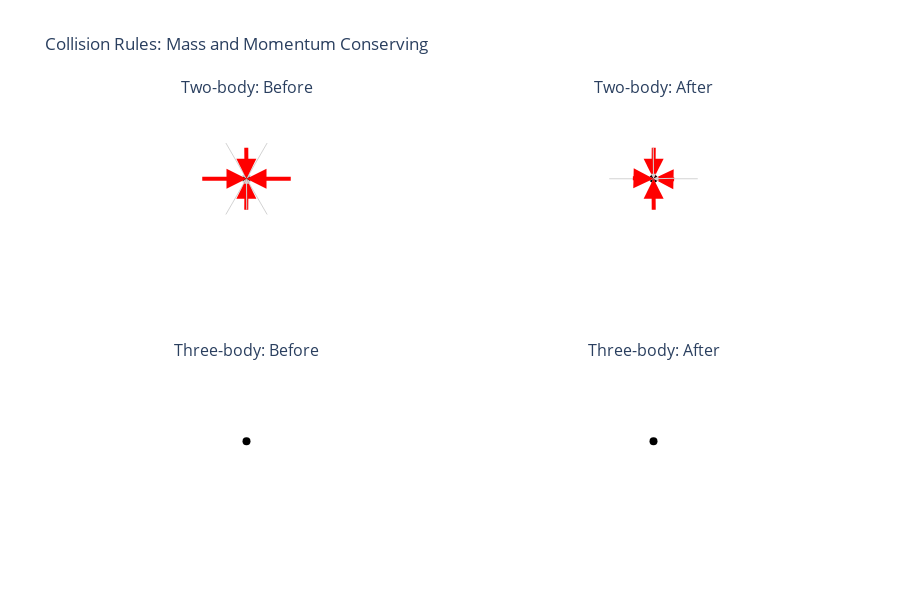

The notebook cell saved with this chart:
### Code cell
# ===================================================================
# PART 2: COLLISION RULES
# ===================================================================

class CollisionRules:
    """
    Implements FHP (Frisch-Hasslacher-Pomeau) collision rules.
    Conserves mass and momentum.
    """
    
    def __init__(self, lattice):
        self.lattice = lattice
        self.num_velocities = lattice.num_velocities
        
    def two_body_collision(self, n):
        """
        Two-body head-on collision.
        Before: particles at i and i+3 (opposite directions)
        After: particles at i+1 and i+4 (or i+2 and i+5)
        
        Parameters:
        -----------
        n : array of shape (6,)
            Occupation numbers at a single site
            
        Returns:
        --------
        n_new : array of shape (6,)
            Occupation numbers after collision
        """
        n_new = n.copy()
        
        # Check all three possible head-on pairs
        for i in range(3):
            j = (i + 3) % 6  # Opposite direction
            
            # If exactly these two channels are occupied
            if n[i] == 1 and n[j] == 1 and np.sum(n) == 2:
                # Scatter at 60° with 50% probability
                if np.random.rand() < 0.5:
                    # Scatter to i+1 and i+4
                    i1 = (i + 1) % 6
                    i2 = (i + 4) % 6
                    if n[i1] == 0 and n[i2] == 0:
                        n_new[i] = 0
                        n_new[j] = 0
                        n_new[i1] = 1
                        n_new[i2] = 1
                        return n_new
                else:
                    # Scatter to i+2 and i+5
                    i1 = (i + 2) % 6
                    i2 = (i + 5) % 6
                    if n[i1] == 0 and n[i2] == 0:
                        n_new[i] = 0
                        n_new[j] = 0
                        n_new[i1] = 1
                        n_new[i2] = 1
                        return n_new
        
        return n_new
    
    def three_body_collision(self, n):
        """
        Three-body collision (alternating pattern).
        Before: particles at i, i+2, i+4 (every other direction)
        After: particles at i+1, i+3, i+5
        
        Parameters:
        -----------
        n : array of shape (6,)
            Occupation numbers at a single site
            
        Returns:
        --------
        n_new : array of shape (6,)
            Occupation numbers after collision
        """
        n_new = n.copy()
        
        # Check if we have alternating pattern (0,2,4) or (1,3,5)
        pattern1 = (n[0]==1 and n[2]==1 and n[4]==1 and 
                   n[1]==0 and n[3]==0 and n[5]==0)
        pattern2 = (n[1]==1 and n[3]==1 and n[5]==1 and 
                   n[0]==0 and n[2]==0 and n[4]==0)
        
        if pattern1:
            # Swap to pattern 2
            n_new = np.array([0, 1, 0, 1, 0, 1])
        elif pattern2:
            # Swap to pattern 1
            n_new = np.array([1, 0, 1, 0, 1, 0])
            
        return n_new
    
    def apply_collision(self, n):
        """
        Apply collision rules to a single site.
        
        Parameters:
        -----------
        n : array of shape (6,)
            Occupation numbers
            
        Returns:
        --------
        n_new : array of shape (6,)
            Occupation numbers after collision
        """
        # Try three-body first (less common)
        n_new = self.three_body_collision(n)
        if not np.array_equal(n_new, n):
            return n_new
        
        # Try two-body
        n_new = self.two_body_collision(n)
        return n_new
    
    def visualize_collisions(self):
        """Visualize example collision rules"""
        fig = make_subplots(
            rows=2, cols=2,
            subplot_titles=[
                'Two-body: Before',
                'Two-body: After',
                'Three-body: Before',
                'Three-body: After'
            ],
            specs=[[{'type': 'scatter'}, {'type': 'scatter'}],
                   [{'type': 'scatter'}, {'type': 'scatter'}]]
        )
        
        def draw_site(fig, n, row, col, title=''):
            """Draw a single site with occupied channels"""
            cx = self.lattice.cx
            cy = self.lattice.cy
            
            # Draw all directions (gray for empty)
            for i in range(6):
                color = 'red' if n[i] == 1 else 'lightgray'
                width = 4 if n[i] == 1 else 1
                
                fig.add_annotation(
                    x=0, y=0,
                    ax=cx[i]*0.6, ay=cy[i]*0.6,
                    xref=f'x{col}', yref=f'y{row}',
                    axref=f'x{col}', ayref=f'y{row}',
                    showarrow=True,
                    arrowhead=2,
                    arrowwidth=width,
                    arrowcolor=color,
                    row=row, col=col
                )
            
            # Center point
            fig.add_trace(go.Scatter(
                x=[0], y=[0],
                mode='markers',
                marker=dict(size=8, color='black'),
                showlegend=False
            ), row=row, col=col)
        
        # Two-body collision example
        n_before_2 = np.array([1, 0, 0, 1, 0, 0])  # Head-on at 0 and 3
        n_after_2 = np.array([0, 1, 0, 0, 1, 0])   # Scattered to 1 and 4
        
        draw_site(fig, n_before_2, 1, 1)
        draw_site(fig, n_after_2, 1, 2)
        
        # Three-body collision example
        n_before_3 = np.array([1, 0, 1, 0, 1, 0])  # Alternating pattern
        n_after_3 = np.array([0, 1, 0, 1, 0, 1])   # Swapped pattern
        
        draw_site(fig, n_before_3, 2, 1)
        draw_site(fig, n_after_3, 2, 2)
        
        # Update layout
        for i in range(1, 3):
            for j in range(1, 3):
                fig.update_xaxes(range=[-1, 1], showgrid=False, zeroline=False, 
                               showticklabels=False, row=i, col=j)
                fig.update_yaxes(range=[-1, 1], showgrid=False, zeroline=False,
                               showticklabels=False, scaleanchor=f'x{j}', 
                               scaleratio=1, row=i, col=j)
        
        fig.update_layout(
            title_text='Collision Rules: Mass and Momentum Conserving',
            template='plotly_white',
            height=600,
            showlegend=False
        )
        
        fig.show()

# Visualize collision rules
collision_rules = CollisionRules(lattice)
collision_rules.visualize_collisions()

### Figure 1 — Plotly figure (JSON) as saved in the notebook; plotly's stock layout.template omitted (floating-point values rounded to 4 significant figures)
{"data": [{"marker": {"color": "black", "size": 8}, "mode": "markers", "showlegend": false, "type": "scatter", "x": [0], "xaxis": "x", "y": [0], "yaxis": "y"}, {"marker": {"color": "black", "size": 8}, "mode": "markers", "showlegend": false, "type": "scatter", "x": [0], "xaxis": "x2", "y": [0], "yaxis": "y2"}, {"marker": {"color": "black", "size": 8}, "mode": "markers", "showlegend": false, "type": "scatter", "x": [0], "xaxis": "x3", "y": [0], "yaxis": "y3"}, {"marker": {"color": "black", "size": 8}, "mode": "markers", "showlegend": false, "type": "scatter", "x": [0], "xaxis": "x4", "y": [0], "yaxis": "y4"}], "layout": {"annotations": [{"font": {"size": 16}, "showarrow": false, "text": "Two-body: Before", "x": 0.225, "xanchor": "center", "xref": "paper", "y": 1, "yanchor": "bottom", "yref": "paper"}, {"font": {"size": 16}, "showarrow": false, "text": "Two-body: After", "x": 0.775, "xanchor": "center", "xref": "paper", "y": 1, "yanchor": "bottom", "yref": "paper"}, {"font": {"size": 16}, "showarrow": false, "text": "Three-body: Before", "x": 0.225, "xanchor": "center", "xref": "paper", "y": 0.375, "yanchor": "bottom", "yref": "paper"}, {"font": {"size": 16}, "showarrow": false, "text": "Three-body: After", "x": 0.775, "xanchor": "center", "xref": "paper", "y": 0.375, "yanchor": "bottom", "yref": "paper"}, {"arrowcolor": "red", "arrowhead": 2, "arrowwidth": 4, "ax": 0.6, "axref": "x", "ay": 0, "ayref": "y", "showarrow": true, "x": 0, "xref": "x", "y": 0, "yref": "y"}, {"arrowcolor": "lightgray", "arrowhead": 2, "arrowwidth": 1, "ax": 0.3, "axref": "x", "ay": 0.5196, "ayref": "y", "showarrow": true, "x": 0, "xref": "x", "y": 0, "yref": "y"}, {"arrowcolor": "lightgray", "arrowhead": 2, "arrowwidth": 1, "ax": -0.3, "axref": "x", "ay": 0.5196, "ayref": "y", "showarrow": true, "x": 0, "xref": "x", "y": 0, "yref": "y"}, {"arrowcolor": "red", "arrowhead": 2, "arrowwidth": 4, "ax": -0.6, "axref": "x", "ay": 7.348e-17, "ayref": "y", "showarrow": true, "x": 0, "xref": "x", "y": 0, "yref": "y"}, {"arrowcolor": "lightgray", "arrowhead": 2, "arrowwidth": 1, "ax": -0.3, "axref": "x", "ay": -0.5196, "ayref": "y", "showarrow": true, "x": 0, "xref": "x", "y": 0, "yref": "y"}, {"arrowcolor": "lightgray", "arrowhead": 2, "arrowwidth": 1, "ax": 0.3, "axref": "x", "ay": -0.5196, "ayref": "y", "showarrow": true, "x": 0, "xref": "x", "y": 0, "yref": "y"}, {"arrowcolor": "lightgray", "arrowhead": 2, "arrowwidth": 1, "ax": 0.6, "axref": "x2", "ay": 0, "ayref": "y", "showarrow": true, "x": 0, "xref": "x2", "y": 0, "yref": "y2"}, {"arrowcolor": "red", "arrowhead": 2, "arrowwidth": 4, "ax": 0.3, "axref": "x2", "ay": 0.5196, "ayref": "y", "showarrow": true, "x": 0, "xref": "x2", "y": 0, "yref": "y2"}, {"arrowcolor": "lightgray", "arrowhead": 2, "arrowwidth": 1, "ax": -0.3, "axref": "x2", "ay": 0.5196, "ayref": "y", "showarrow": true, "x": 0, "xref": "x2", "y": 0, "yref": "y2"}, {"arrowcolor": "lightgray", "arrowhead": 2, "arrowwidth": 1, "ax": -0.6, "axref": "x2", "ay": 7.348e-17, "ayref": "y", "showarrow": true, "x": 0, "xref": "x2", "y": 0, "yref": "y2"}, {"arrowcolor": "red", "arrowhead": 2, "arrowwidth": 4, "ax": -0.3, "axref": "x2", "ay": -0.5196, "ayref": "y", "showarrow": true, "x": 0, "xref": "x2", "y": 0, "yref": "y2"}, {"arrowcolor": "lightgray", "arrowhead": 2, "arrowwidth": 1, "ax": 0.3, "axref": "x2", "ay": -0.5196, "ayref": "y", "showarrow": true, "x": 0, "xref": "x2", "y": 0, "yref": "y2"}, {"arrowcolor": "red", "arrowhead": 2, "arrowwidth": 4, "ax": 0.6, "axref": "x", "ay": 0, "ayref": "y2", "showarrow": true, "x": 0, "xref": "x3", "y": 0, "yref": "y2"}, {"arrowcolor": "lightgray", "arrowhead": 2, "arrowwidth": 1, "ax": 0.3, "axref": "x", "ay": 0.5196, "ayref": "y2", "showarrow": true, "x": 0, "xref": "x3", "y": 0, "yref": "y2"}, {"arrowcolor": "red", "arrowhead": 2, "arrowwidth": 4, "ax": -0.3, "axref": "x", "ay": 0.5196, "ayref": "y2", "showarrow": true, "x": 0, "xref": "x3", "y": 0, "yref": "y2"}, {"arrowcolor": "lightgray", "arrowhead": 2, "arrowwidth": 1, "ax": -0.6, "axref": "x", "ay": 7.348e-17, "ayref": "y2", "showarrow": true, "x": 0, "xref": "x3", "y": 0, "yref": "y2"}, {"arrowcolor": "red", "arrowhead": 2, "arrowwidth": 4, "ax": -0.3, "axref": "x", "ay": -0.5196, "ayref": "y2", "showarrow": true, "x": 0, "xref": "x3", "y": 0, "yref": "y2"}, {"arrowcolor": "lightgray", "arrowhead": 2, "arrowwidth": 1, "ax": 0.3, "axref": "x", "ay": -0.5196, "ayref": "y2", "showarrow": true, "x": 0, "xref": "x3", "y": 0, "yref": "y2"}, {"arrowcolor": "lightgray", "arrowhead": 2, "arrowwidth": 1, "ax": 0.6, "axref": "x2", "ay": 0, "ayref": "y2", "showarrow": true, "x": 0, "xref": "x4", "y": 0, "yref": "y2"}, {"arrowcolor": "red", "arrowhead": 2, "arrowwidth": 4, "ax": 0.3, "axref": "x2", "ay": 0.5196, "ayref": "y2", "showarrow": true, "x": 0, "xref": "x4", "y": 0, "yref": "y2"}, {"arrowcolor": "lightgray", "arrowhead": 2, "arrowwidth": 1, "ax": -0.3, "axref": "x2", "ay": 0.5196, "ayref": "y2", "showarrow": true, "x": 0, "xref": "x4", "y": 0, "yref": "y2"}, {"arrowcolor": "red", "arrowhead": 2, "arrowwidth": 4, "ax": -0.6, "axref": "x2", "ay": 7.348e-17, "ayref": "y2", "showarrow": true, "x": 0, "xref": "x4", "y": 0, "yref": "y2"}, {"arrowcolor": "lightgray", "arrowhead": 2, "arrowwidth": 1, "ax": -0.3, "axref": "x2", "ay": -0.5196, "ayref": "y2", "showarrow": true, "x": 0, "xref": "x4", "y": 0, "yref": "y2"}, {"arrowcolor": "red", "arrowhead": 2, "arrowwidth": 4, "ax": 0.3, "axref": "x2", "ay": -0.5196, "ayref": "y2", "showarrow": true, "x": 0, "xref": "x4", "y": 0, "yref": "y2"}], "height": 600, "showlegend": false, "title": {"text": "Collision Rules: Mass and Momentum Conserving"}, "xaxis": {"anchor": "y", "domain": [0, 0.45], "range": [-1, 1], "showgrid": false, "showticklabels": false, "zeroline": false}, "xaxis2": {"anchor": "y2", "domain": [0.55, 1], "range": [-1, 1], "showgrid": false, "showticklabels": false, "zeroline": false}, "xaxis3": {"anchor": "y3", "domain": [0, 0.45], "range": [-1, 1], "showgrid": false, "showticklabels": false, "zeroline": false}, "xaxis4": {"anchor": "y4", "domain": [0.55, 1], "range": [-1, 1], "showgrid": false, "showticklabels": false, "zeroline": false}, "yaxis": {"anchor": "x", "domain": [0.625, 1], "range": [-1, 1], "scaleanchor": "x", "scaleratio": 1, "showgrid": false, "showticklabels": false, "zeroline": false}, "yaxis2": {"anchor": "x2", "domain": [0.625, 1], "range": [-1, 1], "scaleanchor": "x2", "scaleratio": 1, "showgrid": false, "showticklabels": false, "zeroline": false}, "yaxis3": {"anchor": "x3", "domain": [0, 0.375], "range": [-1, 1], "scaleanchor": "x", "scaleratio": 1, "showgrid": false, "showticklabels": false, "zeroline": false}, "yaxis4": {"anchor": "x4", "domain": [0, 0.375], "range": [-1, 1], "scaleanchor": "x2", "scaleratio": 1, "showgrid": false, "showticklabels": false, "zeroline": false}}}
